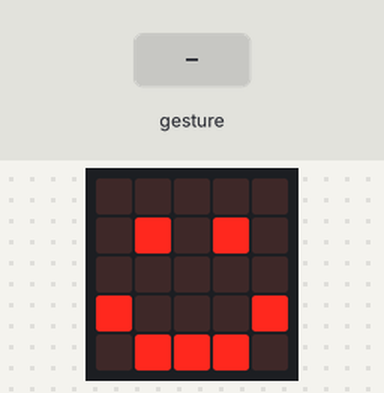
Bench run of a program on a simulated BBC micro:bit running MicroPython. Shown: the board's 5×5 LED display. The inputs (shaded band) are chosen by the test bench. Random numbers come from a fixed seed; a tilt is held for 1.5 s and a shake lasts 1 s, then the board lies face up again.

Above: at 0.4 s.
1.3 s: gesture 'shake'
At 2.3 s:
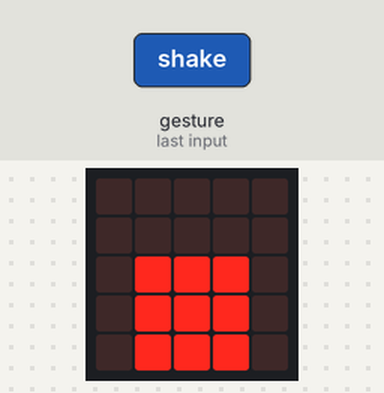
3.0 s: gesture 'shake'
At 5.9 s:
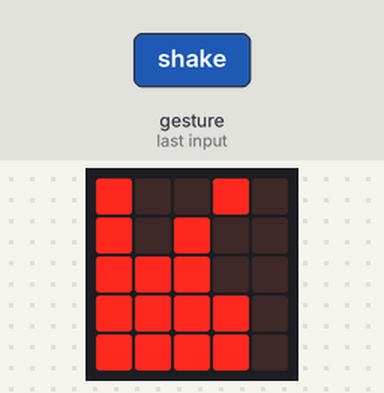
Timing chart, 0 to 7.4 s (numbered marks = the images above; inputs shaded):
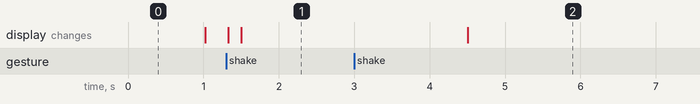

The program:

Thonny_files.py
```python
from microbit import *
import random

scissors = Image("90090:"
                 "90900:"
                 "99900:"
                 "99990:"
                 "99990")

paper = Image("09990:"
              "09990:"
              "09990:"
              "09990:"
              "09990")

stone = Image("00000:"
              "00000:"
              "09990:"
              "09990:"
              "09990")

game=[stone, paper, scissors]

random.seed()
#Main Loop
while True:
    display.clear()
    if accelerometer.was_gesture("shake"):
        obj = random.choice(game)
        display.show(obj)
        sleep(3000)
    else:
        display.show(Image.HAPPY)
```
